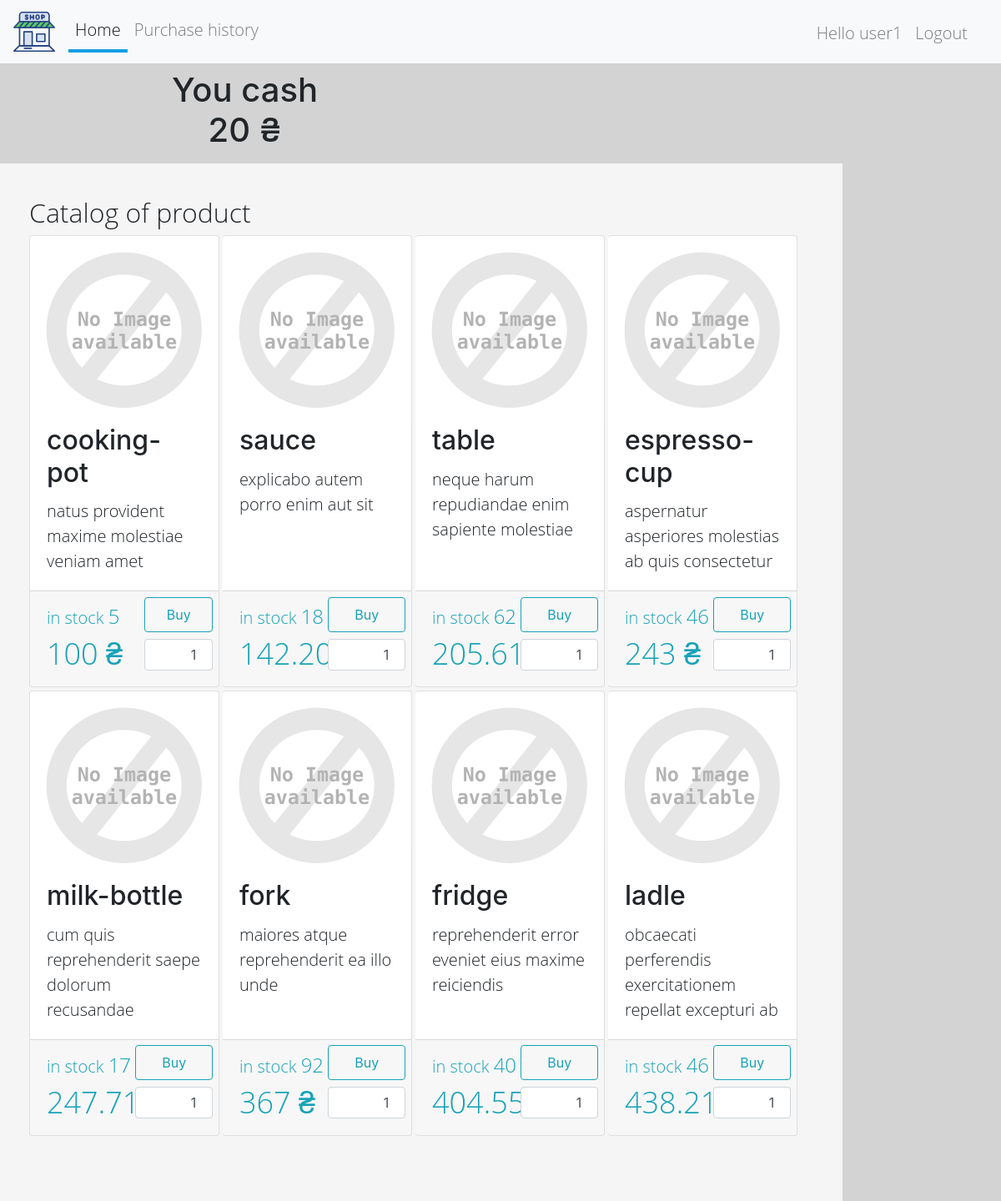
Screenshot of / (signed in) with the database file from the repository.
### shop/models.py (models this page shows, shortened)
class Profile(models.Model):
    user = models.OneToOneField(to=User, on_delete=models.CASCADE, related_name='profile')
    cash = models.DecimalField(
        decimal_places=2,
        max_digits=12,
        default=10000.00,
        validators=[MinValueValidator(Decimal('0.00'))]
    )

class Product(models.Model):
    name = models.CharField(max_length=50)
    description = models.CharField(max_length=256)
    price = models.DecimalField(
        decimal_places=2,
        max_digits=12,
        validators=[MinValueValidator(Decimal('0.00'))])
    photo = models.FileField(upload_to='shop/product_image/')
    count = models.PositiveIntegerField()

### shop/views.py (the view)
# urls.py: path('', ProductList.as_view(), name='index'),
class ProductList(ListView):
    template_name = 'shop/product/index.html'
    model = models.Product
    queryset = model.objects.all()
    context_object_name = 'products'
    paginate_by = 8
    ordering = 'price'
    def get_context_data(self, **kwargs):
        context = super().get_context_data(**kwargs)
        context.update({'purchase_create_form': forms.PurchaseCreateForm})  # button buy
        return context

### shop/templates/shop/product/index.html (shortened to what this page needs)
{% extends 'shop/page_item/base.html' %}
{% load staticfiles %}
{% block content %}
    {% include 'shop/page_item/you_cash.html' %}
    <div class="col-md-10 col-sm-10 col-12 col box">
        <h2>Catalog of product</h2>
        <div class="card-group mx-0 px-0">
            {% for product in products %}
                {% include 'shop/product/card.html' %}
            {% empty %}
                <p>no product</p>
            {% endfor %}
        </div>
    </div>
{% endblock content %}

### shop/templates/shop/page_item/navbar.html
{% load staticfiles %}
<nav class="navbar navbar-expand-lg navbar-expand navbar-light bg-light ">
    <div class="collapse navbar-collapse">
        <a class="navbar-brand" href="#">
            <img src="{% static 'images/shop.svg' %}" width="50" height="50" alt="">
        </a>
        <ul class="navbar-nav pl-0 mr-auto">
            <li class="nav-item">
                <a class="nav-link" href="{% url 'shop:index' %}">Home</a>
            </li>
            {% if user.is_authenticated %}
                {% if user.is_superuser %}
                    <li class="nav-item">
                        <a class="nav-link" href="{% url 'shop:product_create' %}">Create product</a>
                    </li>
                    <li class="nav-item">
                        <a class="nav-link" href="{% url 'shop:return_list' %}">Return list</a>
                    </li>
                {% else %}
                    <li class="nav-item">
                        <a class="nav-link" href="{% url 'shop:purchase_list'%}">Purchase history</a>
                    </li>
                {% endif %}
            {% endif %}
        </ul>
        <ul class="navbar-nav pl-0 pb-0 mt-2 mr-3" style="height: 50px">
            {% if not user.is_authenticated %}
                <p class="navbar-text mx-2" id="nav-text">Hello Guest</p>
                <li class="nav-item">
                    <a class="nav-link" href="{% url 'shop:user_create' %}">Register</a>
                </li>
                <p class="navbar-text mx-2"> or </p>
                <li class="nav-item">
                    <a class="nav-link" href="{% url 'shop:user_login' %}">Login</a>
                </li>
            {% else %}
                <p class="nav-item nav-link">Hello {{ user }}</p>
                <li class="nav-item">
                    <a class="nav-link" href="{% url 'shop:user_logout' %}">Logout</a>
                </li>
            {% endif %}
        </ul>
    </div>
</nav>

### shop/templates/shop/page_item/you_cash.html
{% if user.is_authenticated and not user.is_superuser %}
    <div id="cash">
        <h1 class="nav-link text-center">
            You cash <br> {{ user.profile.cash|floatformat:"-2" }} ₴
        </h1>
    </div>
{% endif %}

### shop/templates/shop/product/card.html
{% load staticfiles %}
<div class="card rounded col-3 px-0 ml-0 mb-1 mr-1">
    <img class="card-img-top" src="{{ MEDIA_URL }}{{ product.photo }}" alt="image"
         onerror="if (this.src != 'static/images/alt.svg') this.src = '{% static "images/alt.svg" %}'"
    >
    <div class="card-body pt-0">
        <h5 class="card-title">{{ product.name }}</h5>
        <p class="card-text">{{ product.description }}</p>
    </div>
    <div class="card-footer pt-1" style="position: relative">
        <div class="button-box">
            {% if user.is_authenticated %}
                {% if user.is_superuser %}
                    {% include 'shop/product/update_button_form.html' %}
                {% else %}
                    {% include 'shop/purchase/create_form.html' %}
                {% endif %}
            {% endif %}
        </div>
        <p class="text-info m-0 p-0 mt-2">in stock
            <span class="in-stock">{{ product.count }}</span></p>
        <p class="text-info m-0 p-0"><span class="cost">{{ product.price|floatformat:'-2' }} ₴</span></p>
    </div>
</div>

### shop/templates/shop/purchase/create_form.html (shortened to what this page needs)
<form class="px-0" action="{% url 'shop:purchase_create' product.pk %}" method="post">
    <button
            type="submit"
            class="col nav-link btn btn-outline-info mx-auto"
    >Buy
    </button>
    <input type="number"
        {% if product.count == 0 %}
           disabled
           value="0"
        {% else %}
           value="1"
        {% endif %}
           min="0"
           max="{{ product.count }}"
           class="numberinput form-control pl-2 pr-1 py-3 text-right m-0 mt-2"
           required=""
           name="count"
           id="id_count_{{ product.pk }}">
</form>

### files/static/css/style.css (style rules this page uses)
body { background-color: lightgrey; }
h2 { font-family: "Open Sans Light", sans-serif; }
p { font-family: "Open Sans Light", sans-serif; font-size: 20px; }
li { font-family: "Open Sans Light", sans-serif; font-size: 20px; }
.box { background-color: whitesmoke; padding: 40px 50px 50px; }
.nav-link.active { border-bottom: 4px solid #149ee6; }
.nav-item { font-family: "Open Sans Light", sans-serif; font-size: 20px; }
.btn { white-space: nowrap; }
.cost { font-size: 180%; }
.in-stock { font-size: 120%; }
.card-title { font-size: 200%; }
.button-box { position: absolute; top: 6%; right: 3%; }

### rows the page displays
Product: name "cooking-pot", description "natus provident maxime molestiae veniam amet", count "1", count "5", price "100"
Product: name "sauce", description "explicabo autem porro enim aut sit", count "1", count "18", price "142.20"
Product: name "table", description "neque harum repudiandae enim sapiente molestiae", count "1", count "62", price "205.61"
Product: name "espresso-cup", description "aspernatur asperiores molestias ab quis consectetur", count "1", count "46", price "243"
Product: name "milk-bottle", description "cum quis reprehenderit saepe dolorum recusandae", count "1", count "17", price "247.71"
Product: name "fork", description "maiores atque reprehenderit ea illo unde", count "1", count "92", price "367"
Product: name "fridge", description "reprehenderit error eveniet eius maxime reiciendis", count "1", count "40", price "404.55"
Product: name "ladle", description "obcaecati perferendis exercitationem repellat excepturi ab", count "1", count "46", price "438.21"

### other values shown
{{ user }} "user1"
{{ user.profile.cash|floatformat:"-2" }} "20"
